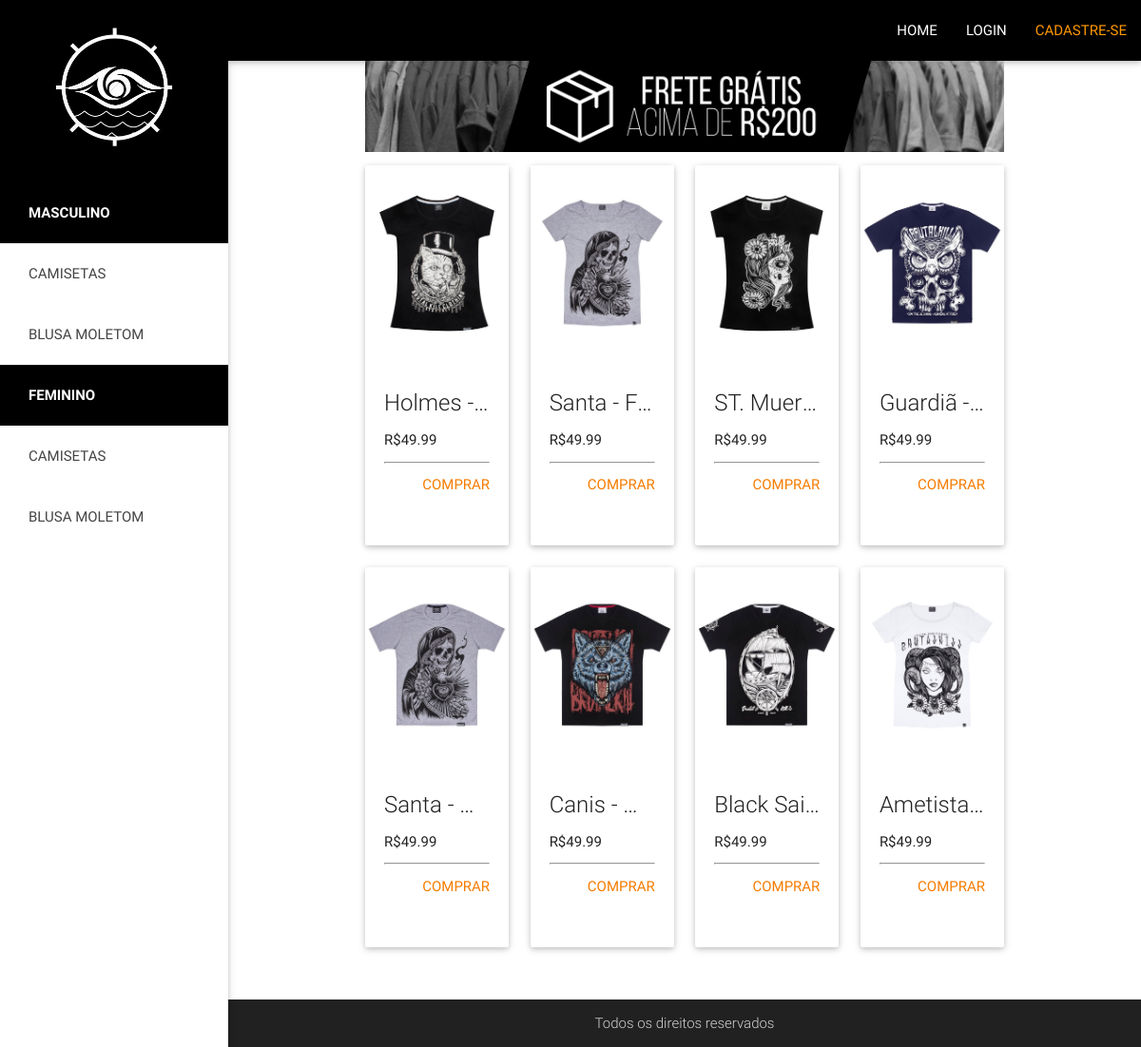
Before: / with the older database file.
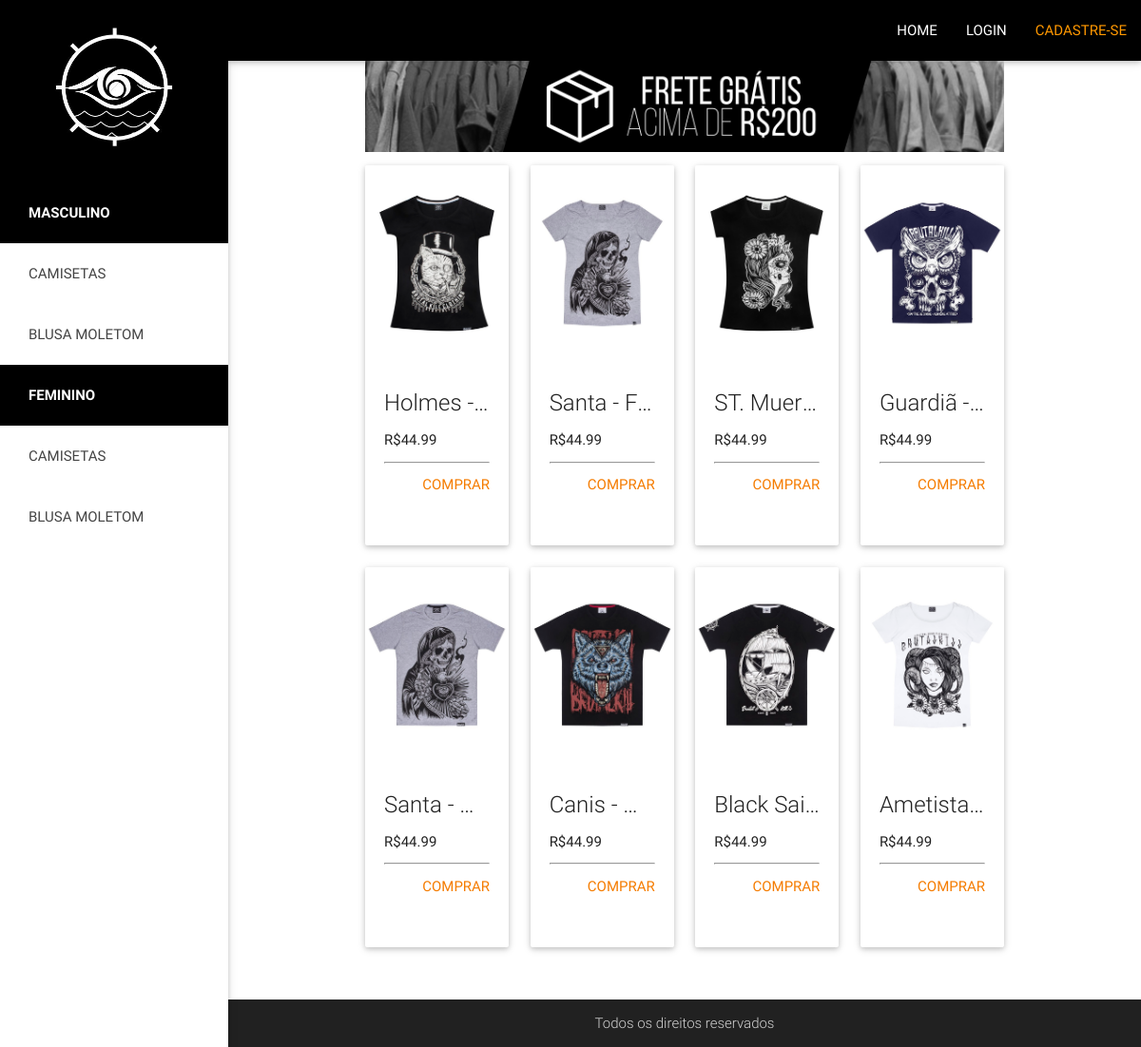
After: the same page with the newer database file.
### tables this page shows
CREATE TABLE IF NOT EXISTS `produto` (
  `id` int(11) NOT NULL AUTO_INCREMENT,
  `nome` varchar(255) NOT NULL,
  `Categoria` varchar(50) NOT NULL,
  `sexo` varchar(10) NOT NULL,
  `descri` varchar(1000) NOT NULL,
  `preco` decimal(10,2) NOT NULL,
  `foto` varchar(255) NOT NULL,
  PRIMARY KEY (`id`)
);

### index.php (the view, shortened to what this page needs)
<?php include'head.php' ?>
    <div class="container">
    <img class="responsive-img" src="img/frete.png">
        <div class="col s12 m9 l10">
            <div class="row">
                <?php
                        $sql = "SELECT * FROM produto ORDER BY RAND() limit 8";
                        $query = $con->query($sql);
                        while($fetch = $query->fetch_assoc()){
                        ?>
                    <div class="col m4 l3">
                        <div class="card medium">
                            <div class="card-image">
                              <img class="responsive-img" src="uploads/<?= $fetch["foto"] ?>">
                            </div>
                            <div class="card-content">
                                <a href="/projeto/produto/<?= $fetch["id"] ?>"><p><span class="card-title activator grey-text text-darken-4 truncate"><?= $fetch["nome"] ?> - <?=  ucfirst($fetch["sexo"]) ?></span></p></a>
                                <p class="">R$<?= $fetch["preco"] ?><br></p>
                                <div class="red-text"><hr></div>
                              <p><a href="/projeto/produto/<?= $fetch["id"] ?>" class="orange-text text-darken-2 right">COMPRAR</a></p>
                            </div>
                          </div>
                    </div>
                    <?php }?>
            </div>
        </div>
    </div>
    <?php include'footer.php' ?>

Changed rows visible on the page:
changed produto "Holmes": preco "49.99" → "44.99"
changed produto (number 2 of 8 on the later page): preco "49.99" → "44.99"
changed produto "ST. Muer…": preco "49.99" → "44.99"
changed produto "Guardiã": preco "49.99" → "44.99"
changed produto (number 5 of 8 on the later page): preco "49.99" → "44.99"
changed produto "Canis": preco "49.99" → "44.99"
changed produto "Black Sai…": preco "49.99" → "44.99"
changed produto "Ametista…": preco "49.99" → "44.99"
